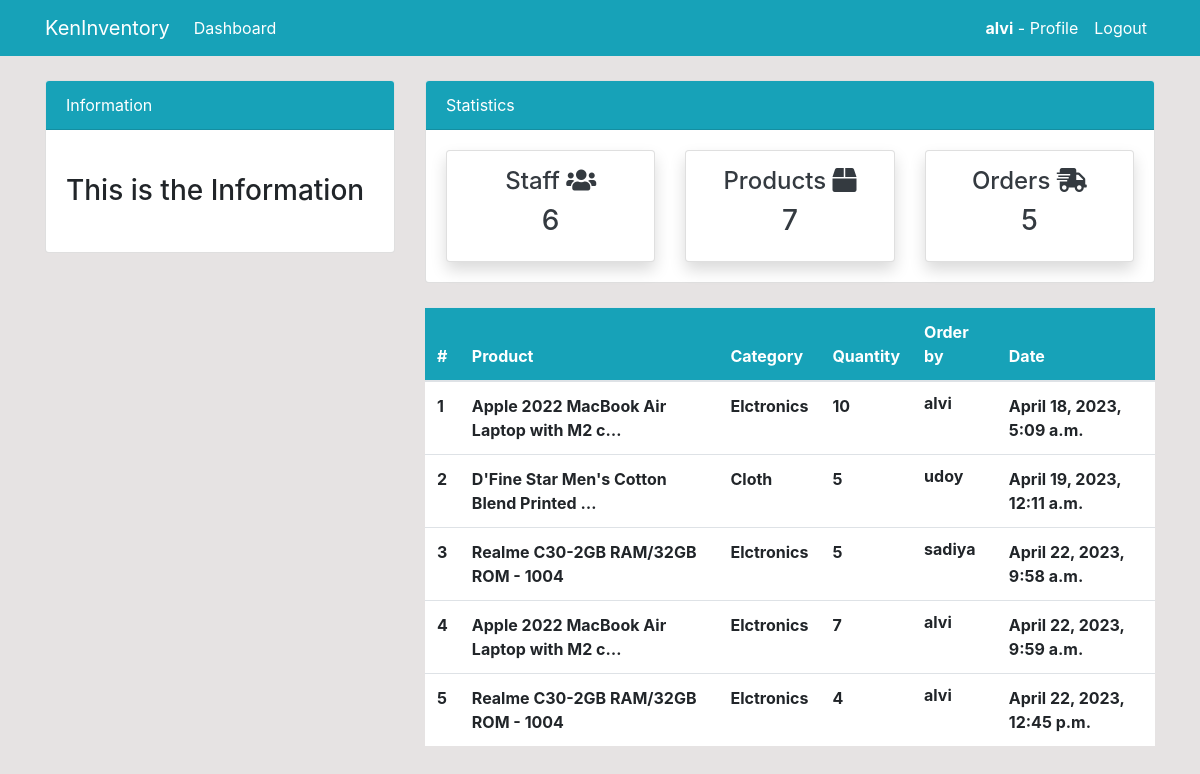
Page /order/ (signed in) on the committed database.
### Dashboard/models.py (models this page shows, shortened)
class Order(models.Model):
    product = models.ForeignKey(Product,on_delete=models.CASCADE,null=True)
    staff = models.ForeignKey(User,models.CASCADE,null=True)
    order_quantity = models.PositiveSmallIntegerField(null=True)
    order_date = models.DateTimeField(auto_now_add=True)
    class Meta:
        verbose_name_plural = 'Order'

class Product(models.Model):
    name = models.CharField(max_length=255,null=True,blank=True)
    category = models.CharField(max_length=100,choices=CATEGORY,null=True)
    quantity = models.PositiveIntegerField(null=True)
    def __str__(self):
        return f'{self.name} - {self.quantity}'

### Dashboard/views.py (the view)
# urls.py: path('order/',views.order,name='dashboard-order'),
@login_required
def order(request):
    order = Order.objects.all()
    staff_counts = User.objects.all().count()
    product_counts =Product.objects.all().count()
    order_counts = order.count()
    content = {
        'order':order,
        'staff_counts':staff_counts,
        'order_counts':order_counts,
        'product_counts':product_counts,
    }
    return render(request,'dashboard/order.html',content)

### templates/dashboard/order.html (shortened to what this page needs)
{% extends 'include/base.html' %}
{% load static %}
{% block context %}
{% include 'include/topbar.html' %}
 <div class="container">
    <div class="row my-4">
        <div class="col-md-4">
        </div>
        <div class="col-md-8">
            <table class="table bg-white">
                <thead class="bg-info">
                    <tr class="text-white">
                        <th scope="col">#</th>
                        <th scope="col">Product</th>
                        <th scope="col">Category</th>
                        <th scope="col">Quantity</th>
                        <th scope="col">Order by</th>
                        <th scope="col">Date</th>
                    </tr>
                </thead>
                <tbody>
                    {% for i in order %}
                    <tr>
                        <th scope="row">{{i.id}}</th>
                        <td><b>{{i.product| truncatechars:40}}</b></td>
                        <td><b>{{i.product.category}}</b></td>
                        <td><b>{{i.order_quantity}}</b></td>
                        <td>
                           <h6> <b>{{i.staff.username}}</b></h6>
                        </td>
                        <td><b>{{i.order_date}}</b></td>
                    </tr>
                    {% endfor %}
                </tbody>
            </table>
        </div>
    </div>
</div>
{% endblock context %}

### templates/include/nav.html (shortened to what this page needs)
{% load static %}
  <nav class="navbar navbar-expand-lg navbar-info bg-info">
    <div class="container">
        <a class="navbar-brand text-white" href="">KenInventory</a>
        {% if user.is_authenticated %}
        <div class="collapse navbar-collapse" id="navbarSupportedContent">
            <ul class="navbar-nav mr-auto">
                <li class="nav-item active">
                    <a class="nav-link text-white" href="{% url 'dashboard-index' %}">Dashboard </a>
                </li>
            </ul>
            <ul class="navbar-nav ml-auto">
                <li class="nav-item active">
                    <a class="nav-link text-white" href="{% url 'dashboard-profile' %}"><b style='color:white;'>{{user.username}}</b> - Profile </a>
                </li>
                <li class="nav-item">
                    <a class="nav-link text-white" href="{% url 'user-logout' %}">Logout</a>
                </li>
            </ul>
        {% endif %}
    </div>
</nav>

### static/style.css (style rules this page uses)
body { background: rgb(230, 227, 227); }

### rows in the picture
Order: id "1", product "Apple 2022 MacBook Air Laptop with M2 c…", product.category "Elctronics", order_quantity "10", staff.username "alvi", order_date "April 18, 2023, 5:09 a.m."
Order: id "2", product "D'Fine Star Men's Cotton Blend Printed …", product.category "Cloth", order_quantity "5", staff.username "udoy", order_date "April 19, 2023, 12:11 a.m."
Order: id "3", product "Realme C30-2GB RAM/32GB ROM - 1004", product.category "Elctronics", order_quantity "5", staff.username "sadiya", order_date "April 22, 2023, 9:58 a.m."
Order: id "4", product "Apple 2022 MacBook Air Laptop with M2 c…", product.category "Elctronics", order_quantity "7", staff.username "alvi", order_date "April 22, 2023, 9:59 a.m."
Order: id "5", product "Realme C30-2GB RAM/32GB ROM - 1004", product.category "Elctronics", order_quantity "4", staff.username "alvi", order_date "April 22, 2023, 12:45 p.m."

### other values in the picture
{{ user.username }} "alvi"
{{ staff_counts }} "6"
{{ product_counts }} "7"
{{ order_counts }} "5"
